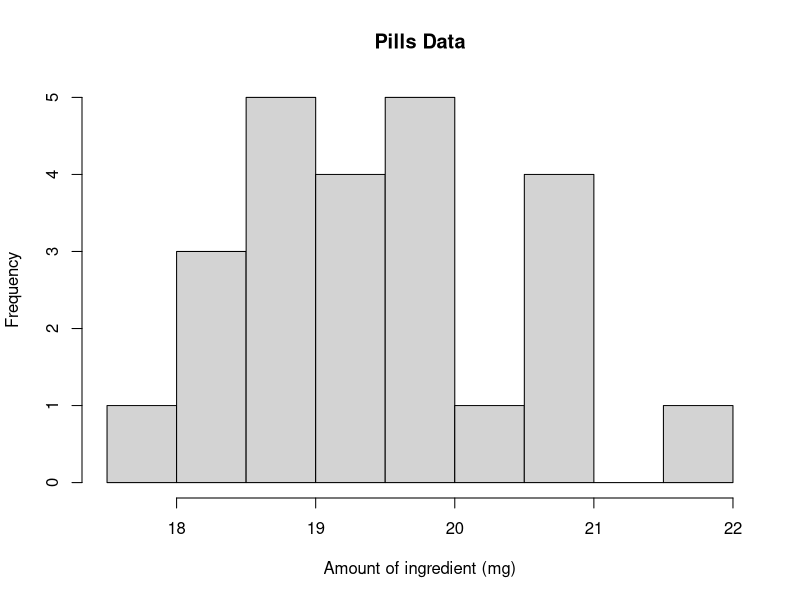
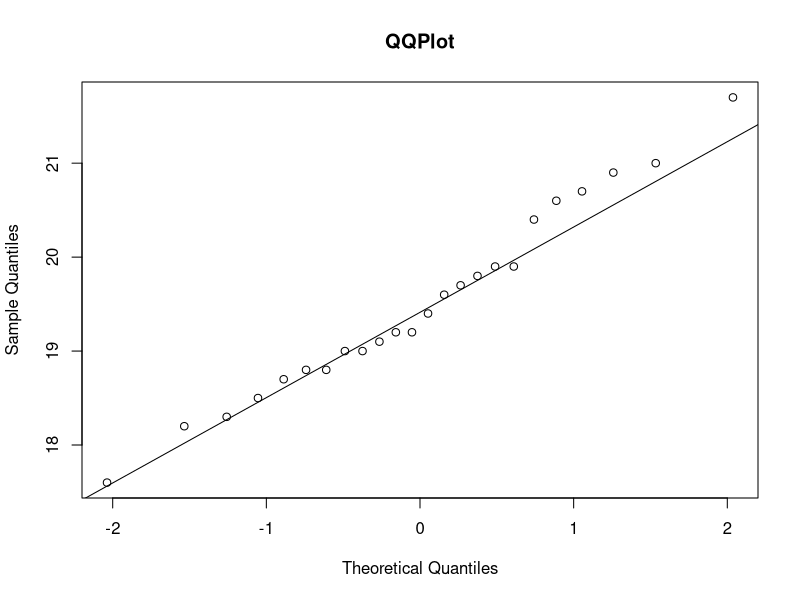

Reproduce these figures in R, in order.
## ---- chunk 1
knitr::opts_chunk$set(echo = TRUE)
## ---- chunk 2
# standard error
0.5/sqrt(10)

# margin of error
qt(1-0.025, df = 9) * 0.5/sqrt(10)
## ---- chunk 3
# test statistic  aka t
(5.3 - 5)/(0.5/sqrt(10))

# rejection region aka t alpha
qt(1-0.025, df = 9)
## ---- chunk 4
# rejection region - different from two-sided because don't divide alpha by 2
qt(1-0.05, df = 9)

# test statistic
(5.3 - 5)/(0.5/sqrt(10))

## ---- chunk 5
# rejection region aka t alpha
qt(1-0.025, df = 50)

# test statistic  aka t
(5.3 - 5)/(0.5/sqrt(51))
## ---- chunk 6
# read in data
library(readr)
pills_data <- read_csv("../Data/Pills.csv")

# plot histogram
hist(pills_data$y, main = "Pills Data", xlab = "Amount of ingredient (mg)")

qqnorm(pills_data$y, main = "QQPlot")
qqline(pills_data$y)

# normality test
shapiro.test(pills_data$y)
## ---- chunk 7
# mean and 95% CI
t.test(pills_data$y)
## ---- chunk 8
library(dplyr)
# this gives us n
n<- nrow(pills_data)

# test statistic  aka t
t <- (mean(pills_data$y) - 20)/(sd(pills_data$y)/sqrt(n)) %>%
  print()

# p-value
2*(1-pt(abs(t), n-1))

# alternative way to calculate test statistic and p-value
t.test(pills_data$y, mu = 20)
## ---- chunk 9

# test statistic  aka t
t <- (mean(pills_data$y) - 20)/(sd(pills_data$y)/sqrt(n)) %>%
  print()

# p-value - took out the 2X because it's one-sided
1-pt(abs(t), n-1)

# another way to look at the p-value & test-statistic
t.test(pills_data$y, mu = 20, alternative = "less")
